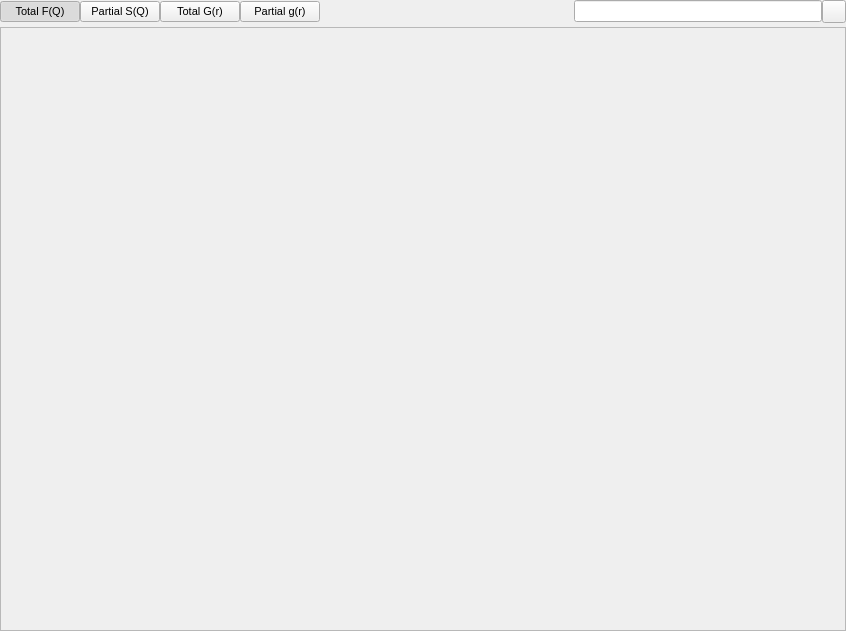
<?xml version="1.0" encoding="UTF-8"?>
<ui version="4.0">
 <class>NeutronSQModuleWidget</class>
 <widget class="QWidget" name="NeutronSQModuleWidget">
  <property name="geometry">
   <rect>
    <x>0</x>
    <y>0</y>
    <width>846</width>
    <height>631</height>
   </rect>
  </property>
  <property name="sizePolicy">
   <sizepolicy hsizetype="Expanding" vsizetype="Expanding">
    <horstretch>0</horstretch>
    <verstretch>0</verstretch>
   </sizepolicy>
  </property>
  <property name="font">
   <font>
    <pointsize>8</pointsize>
   </font>
  </property>
  <property name="windowTitle">
   <string>NeutronSQ Controls</string>
  </property>
  <layout class="QVBoxLayout" name="verticalLayout">
   <property name="spacing">
    <number>4</number>
   </property>
   <property name="leftMargin">
    <number>0</number>
   </property>
   <property name="topMargin">
    <number>0</number>
   </property>
   <property name="rightMargin">
    <number>0</number>
   </property>
   <property name="bottomMargin">
    <number>0</number>
   </property>
   <item>
    <layout class="QHBoxLayout" name="horizontalLayout_3">
     <property name="spacing">
      <number>0</number>
     </property>
     <item>
      <widget class="QPushButton" name="TotalFQButton">
       <property name="toolTip">
        <string>Show the neutron-weighted total F(Q) formed from the weighted partial S(Q)</string>
       </property>
       <property name="text">
        <string>Total F(Q)</string>
       </property>
       <property name="checkable">
        <bool>true</bool>
       </property>
       <property name="checked">
        <bool>true</bool>
       </property>
       <property name="autoExclusive">
        <bool>true</bool>
       </property>
      </widget>
     </item>
     <item>
      <widget class="QPushButton" name="PartialSQButton">
       <property name="toolTip">
        <string>Show the neutron-weighted partial S(Q)</string>
       </property>
       <property name="text">
        <string>Partial S(Q)</string>
       </property>
       <property name="checkable">
        <bool>true</bool>
       </property>
       <property name="checked">
        <bool>false</bool>
       </property>
       <property name="autoExclusive">
        <bool>true</bool>
       </property>
      </widget>
     </item>
     <item>
      <widget class="QPushButton" name="TotalGRButton">
       <property name="toolTip">
        <string>Show the total neutron-weighted G(r) formed from summation of the weighted partial g(r)</string>
       </property>
       <property name="text">
        <string>Total G(r)</string>
       </property>
       <property name="checkable">
        <bool>true</bool>
       </property>
       <property name="checked">
        <bool>false</bool>
       </property>
       <property name="autoExclusive">
        <bool>true</bool>
       </property>
      </widget>
     </item>
     <item>
      <widget class="QPushButton" name="PartialGRButton">
       <property name="toolTip">
        <string>Show the neutron-weighted partial g(r)</string>
       </property>
       <property name="text">
        <string>Partial g(r)</string>
       </property>
       <property name="checkable">
        <bool>true</bool>
       </property>
       <property name="checked">
        <bool>false</bool>
       </property>
       <property name="autoExclusive">
        <bool>true</bool>
       </property>
      </widget>
     </item>
     <item>
      <spacer name="horizontalSpacer">
       <property name="orientation">
        <enum>Qt::Horizontal</enum>
       </property>
       <property name="sizeHint" stdset="0">
        <size>
         <width>40</width>
         <height>20</height>
        </size>
       </property>
      </spacer>
     </item>
     <item>
      <widget class="QLabel" name="FilterIcon">
       <property name="sizePolicy">
        <sizepolicy hsizetype="Minimum" vsizetype="Minimum">
         <horstretch>0</horstretch>
         <verstretch>0</verstretch>
        </sizepolicy>
       </property>
       <property name="maximumSize">
        <size>
         <width>16</width>
         <height>16</height>
        </size>
       </property>
       <property name="text">
        <string/>
       </property>
       <property name="pixmap">
        <pixmap resource="../../../gui/main.qrc">:/general/icons/general_filter.svg</pixmap>
       </property>
       <property name="scaledContents">
        <bool>true</bool>
       </property>
      </widget>
     </item>
     <item>
      <widget class="QLineEdit" name="FilterEdit">
       <property name="toolTip">
        <string>Filter displayed partials by text / atomtype</string>
       </property>
      </widget>
     </item>
     <item>
      <widget class="QToolButton" name="ClearFilterButton">
       <property name="toolTip">
        <string>Clear partial filter</string>
       </property>
       <property name="text">
        <string/>
       </property>
       <property name="icon">
        <iconset resource="../../../gui/main.qrc">
         <normaloff>:/general/icons/general_cross.svg</normaloff>:/general/icons/general_cross.svg</iconset>
       </property>
      </widget>
     </item>
    </layout>
   </item>
   <item>
    <widget class="QFrame" name="PlotFrame">
     <property name="sizePolicy">
      <sizepolicy hsizetype="Expanding" vsizetype="Expanding">
       <horstretch>0</horstretch>
       <verstretch>0</verstretch>
      </sizepolicy>
     </property>
     <property name="acceptDrops">
      <bool>true</bool>
     </property>
     <property name="frameShape">
      <enum>QFrame::StyledPanel</enum>
     </property>
     <property name="frameShadow">
      <enum>QFrame::Sunken</enum>
     </property>
     <layout class="QHBoxLayout" name="horizontalLayout_4">
      <property name="spacing">
       <number>0</number>
      </property>
      <property name="leftMargin">
       <number>0</number>
      </property>
      <property name="topMargin">
       <number>0</number>
      </property>
      <property name="rightMargin">
       <number>0</number>
      </property>
      <property name="bottomMargin">
       <number>0</number>
      </property>
      <item>
       <widget class="DataWidget" name="PlotWidget" native="true"/>
      </item>
     </layout>
    </widget>
   </item>
  </layout>
 </widget>
 <customwidgets>
  <customwidget>
   <class>DataWidget</class>
   <extends>QWidget</extends>
   <header>gui/datawidget.h</header>
   <container>1</container>
  </customwidget>
 </customwidgets>
 <resources>
  <include location="../../../gui/main.qrc"/>
 </resources>
 <connections/>
</ui>
